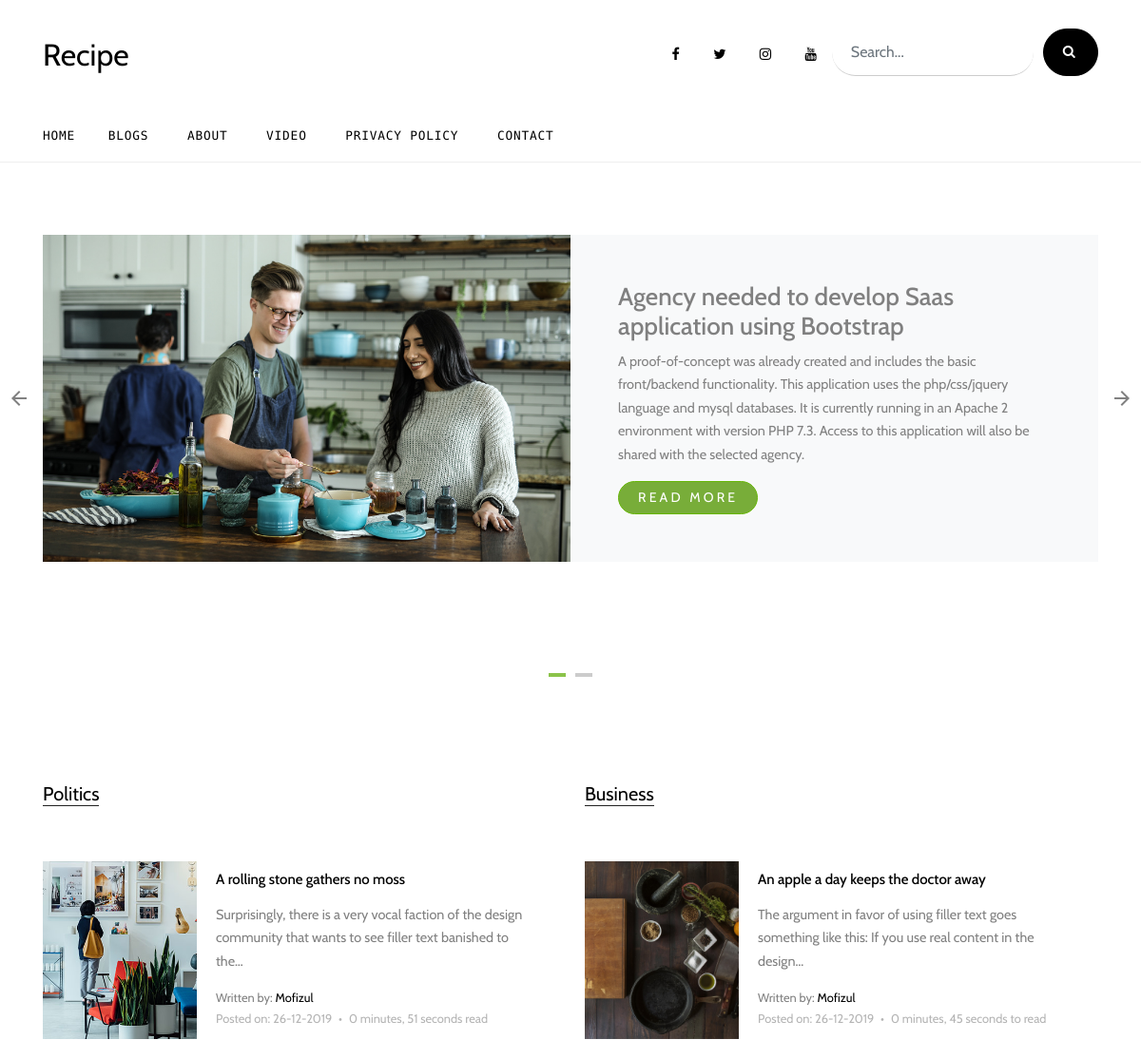
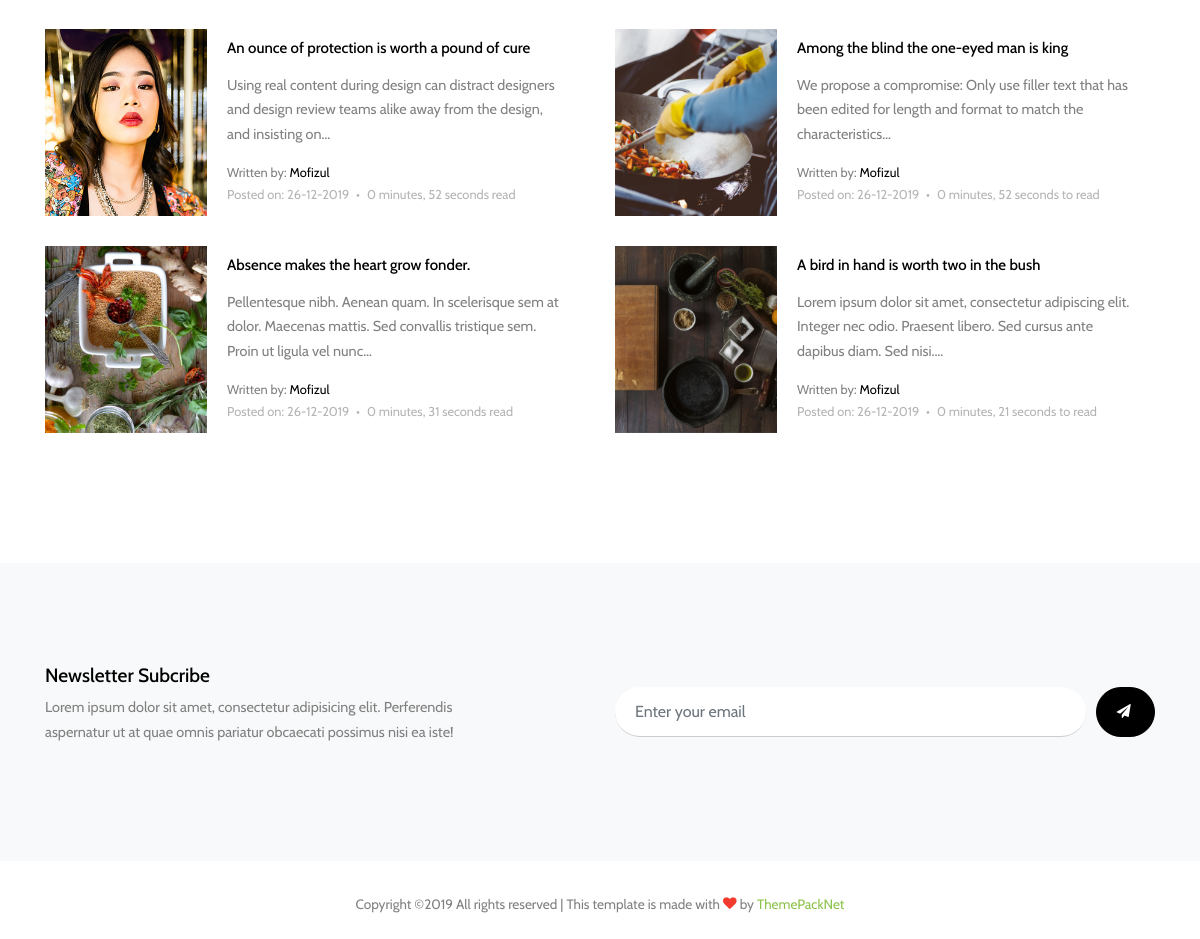
The page / on the database its author committed (2 pictures, top to bottom).
### tables this page shows
CREATE TABLE `logofav` (
  `id` int(11) NOT NULL,
  `logo` varchar(60) NOT NULL,
  `favicon` varchar(255) NOT NULL
);

CREATE TABLE `sociallinks` (
  `id` int(11) NOT NULL,
  `facebook` varchar(255) NOT NULL,
  `twitter` varchar(255) NOT NULL,
  `youtube` varchar(255) NOT NULL,
  `instagram` varchar(255) NOT NULL
);

CREATE TABLE `page` (
  `id` int(11) NOT NULL,
  `title` varchar(255) NOT NULL,
  `description` text NOT NULL,
  `slug` varchar(255) NOT NULL
);

CREATE TABLE `slider` (
  `id` int(11) NOT NULL,
  `title` varchar(255) NOT NULL,
  `description` text NOT NULL,
  `link` varchar(255) NOT NULL,
  `image` varchar(255) NOT NULL,
  `slug` varchar(255) NOT NULL
);

CREATE TABLE `posts` (
  `id` int(11) NOT NULL,
  `title` varchar(255) NOT NULL,
  `description` varchar(1000) NOT NULL,
  `image` varchar(255) NOT NULL,
  `slug` varchar(1000) NOT NULL,
  `category_id` int(11) NOT NULL,
  `author` varchar(100) NOT NULL,
  `created_at` timestamp NOT NULL DEFAULT current_timestamp()
);

### application/controllers/Home.php (called while the page is built, shortened)
<?php
class Home extends CI_Controller
{
    public function index(){
        $data['logotext'] = $this->general_model->getLogo();
        $data['socialLinks'] = $this->general_model->getSocial();
        $data['sliders'] = $this->home_model->getSliders();
        $data['posts_by_id3'] = $this->post_model->postsById3();
        $data['posts_by_id6'] = $this->post_model->postsById6();
        $data['pages'] = $this->page_model->getPages();
        $this->load->view('home', $data);
    }
}

### index.php (called while the page is built, shortened)
<?php
require_once BASEPATH.'core/CodeIgniter.php';

### application/models/General_model.php (called while the page is built, shortened)
<?php
class General_model extends CI_Model{
    public function getLogo(){
        $query = $this->db->get_where('logofav');
        return $query->result_array();
    }
    public function getSocial(){
        $query = $this->db->get_where('sociallinks');
        return $query->result_array();
    }
}

### application/models/Page_model.php (called while the page is built, shortened)
<?php
class Page_model extends CI_Model
{
    public function getPages(){
        $this->db->from('page');
        return $this->db->get()->result_array();
    }
}

### application/models/Home_model.php (called while the page is built, shortened)
<?php
class Home_model extends CI_Model
{
    public function getSliders()
    {
        $this->db->order_by('id', 'DESC');
        $query = $this->db->get_where('slider');
        return $query->result_array();
    }
}

### application/models/Post_model.php (called while the page is built, shortened)
<?php
class Post_model extends CI_Model
{
    public function postsById3()
    {
        $query = $this->db->get_where('posts', array('category_id' => 3), 3);
        return $query->result_array();
    }
    public function postsById6()
    {
        $query = $this->db->get_where('posts', array('category_id' => 6), 3);
        return $query->result_array();
    }
}

### application/views/home.php (the view)
<?php $this->load->view('templates/header'); ?>
<?php $this->load->view('templates/slider'); ?>
<div class="site-section">
    <div class="container">
        <div class="row">
            <div class="col-lg-6">
                <div class="section-title">
                    <h2>Politics</h2>
                </div>
                <?php foreach ($posts_by_id3 as $post_by_id) : ?>
                    <div class="post-entry-2 d-flex">
                        <div class="thumbnail" style="background-image: url('<?= base_url() ?>assets/images/<?= $post_by_id['image'] ?>')"></div>
                        <div class="contents">
                            <h2><a href="<?= base_url() ?>post/view/<?= $post_by_id['slug'] ?>"><?= $post_by_id['title'] ?></a></h2>
                            <p class="mb-3"><?= word_limiter($post_by_id['description'], 20) ?></p>
                            <div class="post-meta">
                                <span class="d-block">Written by: <a href="#"><?= $post_by_id['author'] ?></a></span>
                                <span class="date-read">Posted on: <?= date("d-m-Y", strtotime($post_by_id['created_at'])) ?>
                                    <?php
                                    $word = str_word_count(strip_tags($post_by_id['description']));
                                    $m = floor($word / 200);
                                    $s = floor($word % 200 / (200 / 60));
                                    $est = $m . ' minute' . ($m == 1 ? '' : 's') . ', ' . $s . ' second' . ($s == 1 ? '' : 's');
                                    ?>
                                    <span class="mx-1">&bullet;</span> <?= $est ?> read
                            </div>
                        </div>
                    </div>
                <?php endforeach; ?>
            </div>
            <div class="col-lg-6">
                <div class="section-title">
                    <h2>Business</h2>
                </div>
                <?php foreach ($posts_by_id6 as $post_by_id) : ?>
                    <div class="post-entry-2 d-flex">
                        <div class="thumbnail" style="background-image: url('<?= base_url() ?>assets/images/<?= $post_by_id['image'] ?>')"></div>
                        <div class="contents">
                            <h2><a href="<?= base_url() ?>post/view/<?= $post_by_id['slug'] ?>"><?= $post_by_id['title'] ?></a></h2>
                            <p class="mb-3"><?= word_limiter($post_by_id['description'], 20) ?></p>
                            <div class="post-meta">
                                <span class="d-block">Written by: <a href="#"><?= $post_by_id['author'] ?></a></span>
                                <span class="date-read">Posted on: <?= date("d-m-Y", strtotime($post_by_id['created_at'])) ?>
                                    <?php
                                    $word = str_word_count(strip_tags($post_by_id['description']));
                                    $m = floor($word / 200);
                                    $s = floor($word % 200 / (200 / 60));
                                    $est = $m . ' minute' . ($m == 1 ? '' : 's') . ', ' . $s . ' second' . ($s == 1 ? '' : 's');
                                    ?>
                                    <span class="mx-1">&bullet;</span> <?= $est ?> to read
                            </div>
                        </div>
                    </div>
                <?php endforeach; ?>
            </div>
        </div>
    </div>
</div>
<?php $this->load->view('templates/footer'); ?>

### application/views/templates/header.php (shortened to what this page needs)
<!DOCTYPE html>
<html lang="en">
<head>
    <link rel="stylesheet" href="<?= base_url() ?>assets/fonts/icomoon/style.css">
    <link rel="stylesheet" href="<?= base_url() ?>assets/css/bootstrap.min.css">
    <link rel="stylesheet" href="<?= base_url() ?>assets/css/jquery-ui.css">
    <link rel="stylesheet" href="<?= base_url() ?>assets/css/owl.carousel.min.css">
    <link rel="stylesheet" href="<?= base_url() ?>assets/css/owl.theme.default.min.css">
    <link rel="stylesheet" href="<?= base_url() ?>assets/css/owl.theme.default.min.css">
    <link rel="stylesheet" href="<?= base_url() ?>assets/css/jquery.fancybox.min.css">
    <link rel="stylesheet" href="<?= base_url() ?>assets/css/bootstrap-datepicker.css">
    <link rel="stylesheet" href="<?= base_url() ?>assets/fonts/flaticon/font/flaticon.css">
    <link rel="stylesheet" href="<?= base_url() ?>assets/css/aos.css">
    <link href="<?= base_url() ?>assets/css/jquery.mb.YTPlayer.min.css" media="all" rel="stylesheet" type="text/css">
    <link rel="stylesheet" href="<?= base_url() ?>assets/css/style.css">
</head>
<body data-spy="scroll" data-target=".site-navbar-target" data-offset="300">
    <div class="site-wrap">
        <div class="header-top">
            <div class="container">
                <div class="row align-items-center">
                    <div class="col-12 col-lg-6 d-flex">
                        <a href="<?= base_url() ?>" class="site-logo">
                            <?php foreach ($logotext as $row) : ?>
                                <?php echo $row['logo']; ?>
                            <?php endforeach; ?>
                        </a>
                    </div>
                    <div class="col-12 col-lg-6 ml-auto d-flex">
                        <div class="ml-md-auto top-social d-none d-lg-inline-block">
                            <?php foreach ($socialLinks as $socialLink) : ?>
                                <?php if ($socialLink['facebook']) : ?>
                                    <a href="<?php echo $socialLink['facebook'] ?>" class="d-inline-block p-3"><span class="icon-facebook"></span></a>
                                <?php endif; ?>
                                <?php if ($socialLink['twitter']) : ?>
                                    <a href="<?php echo $socialLink['twitter'] ?>" class="d-inline-block p-3"><span class="icon-twitter"></span></a>
                                <?php endif; ?>
                                <?php if ($socialLink['instagram']) : ?>
                                    <a href="<?php echo $socialLink['instagram'] ?>" class="d-inline-block p-3"><span class="icon-instagram"></span></a>
                                <?php endif; ?>
                                <?php if ($socialLink['youtube']) : ?>
                                    <a href="<?php echo $socialLink['youtube'] ?>" class="d-inline-block p-3"><span class="icon-youtube"></span></a>
                                <?php endif; ?>
                            <?php endforeach; ?>
                        </div>
                        <form action="#" class="search-form d-inline-block">
                            <div class="d-flex">
                                <input type="email" class="form-control" placeholder="Search...">
                                <button type="submit" class="btn btn-secondary"><span class="icon-search"></span></button>
                            </div>
                        </form>
                    </div>
                </div>
            </div>
            <div class="site-navbar py-2 js-sticky-header site-navbar-target d-none pl-0 d-lg-block" role="banner">
                <div class="container">
                    <div class="d-flex align-items-center">
                        <div class="mr-auto">
                            <nav class="site-navigation position-relative text-right" role="navigation">
                                <ul class="site-menu main-menu js-clone-nav mr-auto d-none pl-0 d-lg-block">
                                    <li class="active">
                                        <a href="<?= base_url() ?>" class="nav-link text-left">Home</a>
                                    </li>
                                    <li>
                                        <a href="<?= base_url() ?>post" class="nav-link text-left">Blogs</a>
                                    </li>
                                    <?php foreach ($pages as $page) : ?>
                                        <li>
                                            <a href="<?= base_url() ?>page/view/<?= $page['slug'] ?>" class="nav-link text-left"><?= $page['title'] ?></a>
                                        </li>
                                    <?php endforeach; ?>
                                    <li><a href="<?= base_url() ?>contact" class="nav-link text-left">Contact</a></li>
                                </ul>
                            </nav>
                        </div>
                    </div>
                </div>
            </div>
        </div>

### application/views/templates/slider.php
<div class="site-section py-0">
    <div class="owl-carousel hero-slide owl-style">
        <?php foreach ($sliders as $slider) : ?>
            <div class="site-section">
                <div class="container">
                    <div class="half-post-entry d-block d-lg-flex bg-light">
                        <div class="img-bg" style="background-image: url('assets/images/<?= $slider['image'] ?>')"></div>
                        <div class="contents">
                            <h2><?= $slider['title'] ?></h2>
                            <p class="mb-3"><?= $slider['description'] ?></p>
                            <div class="post-meta">
                                <a href="<?= $slider['link'] ?>" class="btn btn-success rmore">Read More</a>
                            </div>
                        </div>
                    </div>
                </div>
            </div>
        <?php endforeach; ?>
    </div>
</div>

### application/views/templates/footer.php (shortened to what this page needs)
        <div class="site-section subscribe bg-light">
            <div class="container">
                <form action="#" class="row align-items-center">
                    <div class="col-md-5 mr-auto">
                        <h2>Newsletter Subcribe</h2>
                        <p>Lorem ipsum dolor sit amet, consectetur adipisicing elit. Perferendis aspernatur ut at quae omnis pariatur obcaecati possimus nisi ea iste!</p>
                    </div>
                    <div class="col-md-6 ml-auto">
                        <div class="d-flex">
                            <input type="email" class="form-control" placeholder="Enter your email">
                            <button type="submit" class="btn btn-secondary"><span class="icon-paper-plane"></span></button>
                        </div>
                    </div>
                </form>
            </div>
        </div>
        <div class="footer">
            <div class="container">
                <div class="row">
                    <div class="col-12">
                        <div class="copyright">
                            <p>Copyright &copy;<script>document.write(new Date().getFullYear());</script> All rights reserved | This template is made with <i class="icon-heart text-danger" aria-hidden="true"></i> by <a href="https://themepack.net" target="_blank">ThemePackNet</a>
                            </p>
                        </div>
                    </div>
                </div>
            </div>
        </div>
    </div>
</body>
</html>

### rows shown on the page
logofav: logo "Recipe"
page: title "ABOUT"
page: title "VIDEO"
page: title "PRIVACY POLICY"
slider: image (picture), title "Agency needed to develop Saas application using Bootstrap", description "A proof-of-concept was already created and includes the basic front/backend functionality. This application uses the php/css/jquery language and mysql databases. It is currently running in an Apache 2 environment with version PHP 7.3. Access to this application will also be shared with the selected agency."
posts: image (picture), title "A rolling stone gathers no moss", description "Surprisingly, there is a very vocal faction of the design community that wants to see filler text banished to the…", author "Mofizul", created_at "26-12-2019", description "0 minutes, 51 seconds"
posts: image (picture), title "An ounce of protection is worth a pound of cure", description "Using real content during design can distract designers and design review teams alike away from the design, and insisting on…", author "Mofizul", created_at "26-12-2019", description "0 minutes, 52 seconds"
posts: image (picture), title "Absence makes the heart grow fonder.", description "Pellentesque nibh. Aenean quam. In scelerisque sem at dolor. Maecenas mattis. Sed convallis tristique sem. Proin ut ligula vel nunc…", author "Mofizul", created_at "26-12-2019", description "0 minutes, 31 seconds"
posts: image (picture), title "An apple a day keeps the doctor away", description "The argument in favor of using filler text goes something like this: If you use real content in the design…", author "Mofizul", created_at "26-12-2019", description "0 minutes, 45 seconds"
posts: image (picture), title "Among the blind the one-eyed man is king", description "We propose a compromise: Only use filler text that has been edited for length and format to match the characteristics…", author "Mofizul", created_at "26-12-2019", description "0 minutes, 52 seconds"
posts: image (picture), title "A bird in hand is worth two in the bush", description "Lorem ipsum dolor sit amet, consectetur adipiscing elit. Integer nec odio. Praesent libero. Sed cursus ante dapibus diam. Sed nisi.…", author "Mofizul", created_at "26-12-2019", description "0 minutes, 21 seconds"
